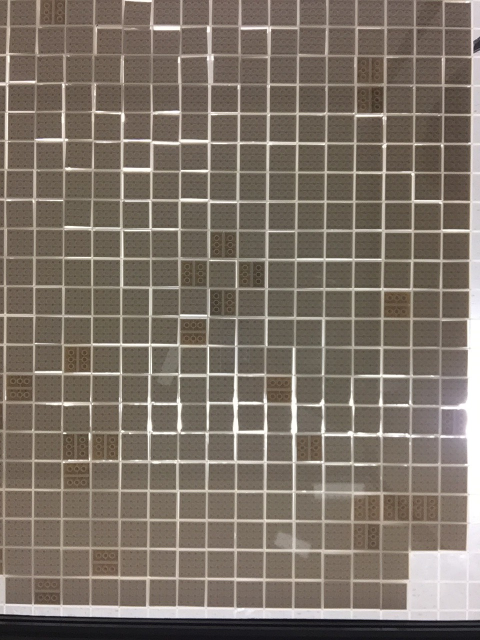
#> input picture empty.jpg, 960 x 1280 px (shown at 1/2 size)
$ jupyter execute --allow-errors 'Interactive changes.ipynb'   (shell and % lines are left out)   (Python 2 division)
#> lines starting #> are read from the running program, lines starting #| are printed output that depends on the picture; after the words box and inside, x2 and y2 are one past the last pixel; in counts of white or black regions, pixels touching at a corner belong together
[cell 1]
import cv2, matplotlib
import numpy as np
import matplotlib.pyplot as plt
from IPython import embed
from IPython.terminal.embed import InteractiveShellEmbed
import transform_by4 as tr
from IPython import embed

[cell 2]
empty = cv2.imread('empty.jpg')
#> empty is the input picture: shape (1280, 960, 3); mean B, G, R 104.2, 115, 125.6

[cell 3]
plt.imshow(cv2.cvtColor(empty,  cv2.COLOR_BGR2RGB))
#> (this line was passed over: IPython is not available in this run)

[cell 4]
gray_empty = cv2.cvtColor(empty, cv2.COLOR_BGR2GRAY)

[cell 5]
thresh, bin_img = cv2.threshold(gray_empty, 0, 255, cv2.THRESH_BINARY_INV + cv2.THRESH_OTSU)
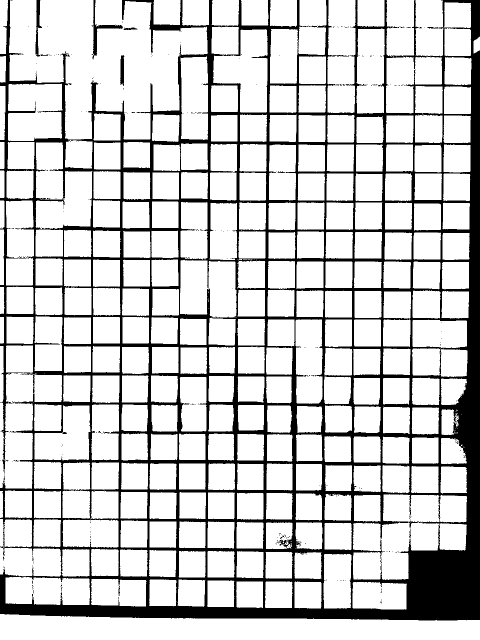
#> bin_img: shape (1280, 960) (shown at 1/2 size); 81.3% white; 268 black regions (254 under 20 px), largest, box (x1, y1, x2, y2) and area: (0, 0, 960, 1241) 226859, (183, 0, 246, 118) 966, (71, 0, 97, 113) 678
#> thresh = 147
plt.imshow(bin_img, cmap='gray')
#> (this line was passed over: IPython is not available in this run)

[cell 6]
height, width= gray_empty.shape
#> height = 1280; width = 960

[cell 7]
plt.imshow(gray_empty[height/2:height, width/2:width], cmap='gray')
#> (this line was passed over: IPython is not available in this run)

#> (a cell that did not finish here is left out)

[cell 9]
cv2.line(gray_empty, (0, 300), (400, 300), (0, 0, 255), 5)
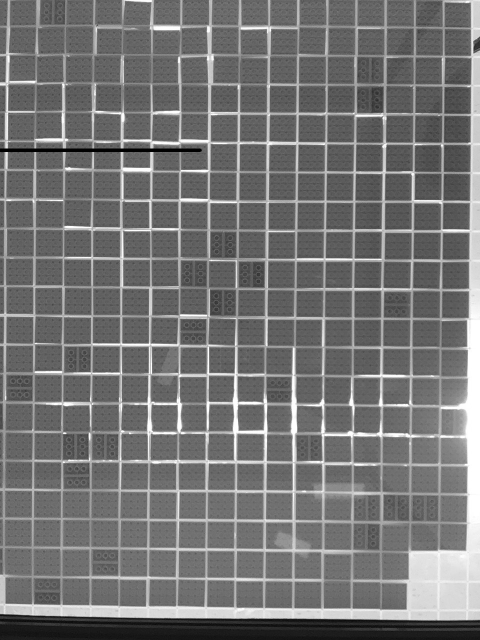
#> gray_empty: shape (1280, 960) (shown at 1/2 size); min 0, max 255, mean 116.7

[cell 10]
plt.imshow(gray_empty, cmap = 'gray')
#> (this line was passed over: IPython is not available in this run)

[cell 11]
# 画像を分割する
line_span = 50
height_start = line_span
height_stop = height - line_span
#> height_stop = 1230
width_start = line_span
width_stop= width - line_span
#> width_stop = 910
line_color = (0, 255, 0)
line_style = 5

for line_height in range(height_start, height_stop, line_span):
    cv2.line(gray_empty, (0, line_height), (width, line_height), line_color, line_style)
    for line_width in range(width_start, width_stop, line_span):
        cv2.line(gray_empty, (line_width, 0), (line_width, height), line_color, line_style)
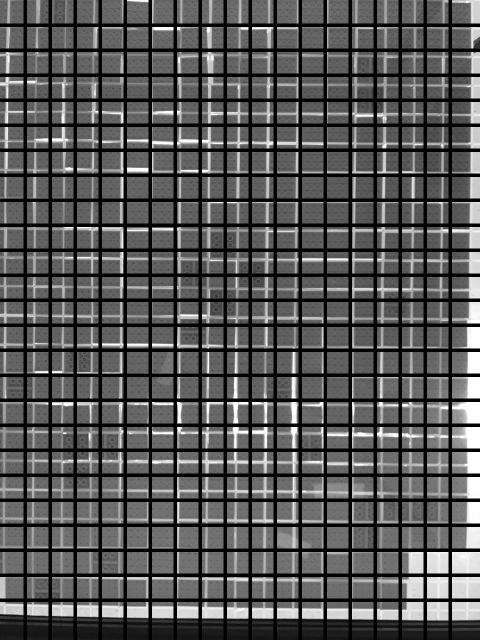
#> gray_empty: shape (1280, 960) (shown at 1/2 size); min 0, max 255, mean 88.6
